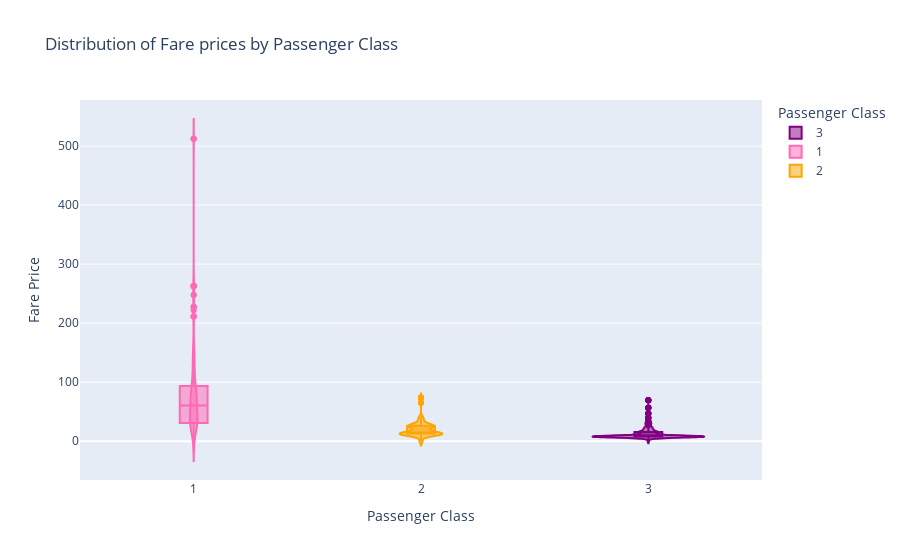

Notebook code for this chart:
### Code cell
fig=px.violin(titanic,x='Pclass', y='Fare',color='Pclass', title=' Distribution of Fare prices by Passenger Class',
              color_discrete_sequence=['purple', 'hotpink', 'orange'],
             labels={'Fare':'Fare Price', 'Pclass':'Passenger Class'}, box=True)
fig.show()

### Figure 1 — Plotly figure (JSON) as saved in the notebook; plotly's stock layout.template omitted (floating-point values rounded to 4 significant figures; data arrays with more than 128 entries replaced by an {"elided": "..."} marker saying what was removed)
{"data": [{"alignmentgroup": "True", "box": {"visible": true}, "hovertemplate": "Passenger Class=%{x}<br>Fare Price=%{y}<extra></extra>", "legendgroup": "3", "marker": {"color": "purple"}, "name": "3", "offsetgroup": "3", "orientation": "v", "scalegroup": "True", "showlegend": true, "type": "violin", "x": {"elided": "491 int values"}, "x0": " ", "xaxis": "x", "y": {"elided": "491 float values"}, "y0": " ", "yaxis": "y"}, {"alignmentgroup": "True", "box": {"visible": true}, "hovertemplate": "Passenger Class=%{x}<br>Fare Price=%{y}<extra></extra>", "legendgroup": "1", "marker": {"color": "hotpink"}, "name": "1", "offsetgroup": "1", "orientation": "v", "scalegroup": "True", "showlegend": true, "type": "violin", "x": {"elided": "216 int values"}, "x0": " ", "xaxis": "x", "y": {"elided": "216 float values"}, "y0": " ", "yaxis": "y"}, {"alignmentgroup": "True", "box": {"visible": true}, "hovertemplate": "Passenger Class=%{x}<br>Fare Price=%{y}<extra></extra>", "legendgroup": "2", "marker": {"color": "orange"}, "name": "2", "offsetgroup": "2", "orientation": "v", "scalegroup": "True", "showlegend": true, "type": "violin", "x": {"elided": "184 int values"}, "x0": " ", "xaxis": "x", "y": {"elided": "184 float values"}, "y0": " ", "yaxis": "y"}], "layout": {"legend": {"title": {"text": "Passenger Class"}, "tracegroupgap": 0}, "title": {"text": " Distribution of Fare prices by Passenger Class"}, "violinmode": "overlay", "xaxis": {"anchor": "y", "categoryarray": [3, 1, 2], "categoryorder": "array", "domain": [0, 1], "title": {"text": "Passenger Class"}}, "yaxis": {"anchor": "x", "domain": [0, 1], "title": {"text": "Fare Price"}}}}
